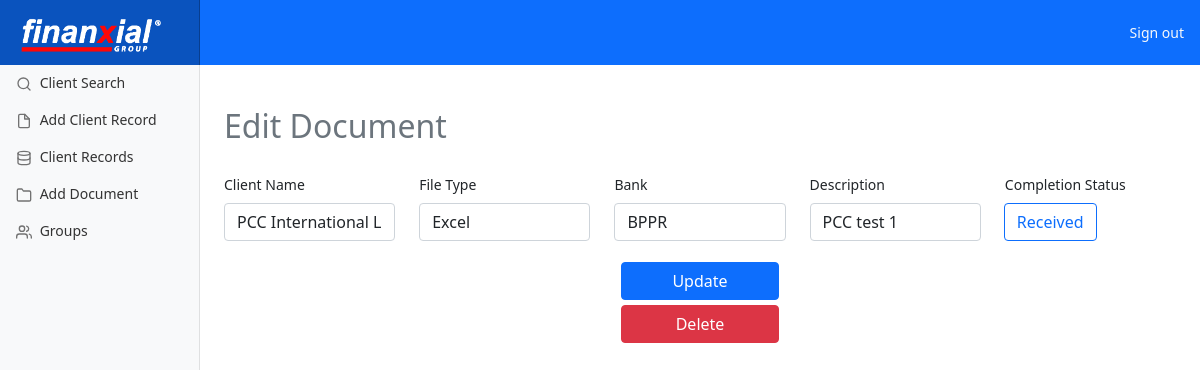
The app's page /edit-client/1/view-document/28/ (signed in) with its own data.
### pages/models.py (models this page shows, shortened)
class Client(models.Model):
    client_type_choices = (
        ('Data Entry', 'Data Entry'),
        ('Reconcile and Review', 'Reconcile and Review'),
        ('Review', 'Review'),
    )
    client_name = models.CharField(max_length=200)
    contact_name = models.CharField(max_length=200)
    contact_number = models.CharField(max_length=200)
    contact_email = models.EmailField(max_length = 200)
    client_type = models.CharField(max_length=200, choices=client_type_choices)
    industry_type = models.CharField(max_length=200)
    project_manager = models.CharField(max_length=200)
    tax_id = models.CharField(max_length=200)
    bank_accounts = models.CharField(max_length=200)
    client_group = models.CharField(max_length=200)

class File(models.Model):
    client = models.ForeignKey(Client, on_delete=models.CASCADE)
    document_type = models.CharField(max_length=200, blank=True)
    bank = models.CharField(max_length=200, blank=True)
    description = models.CharField(max_length=200, blank=True)
    document = models.FileField(upload_to='files/', blank=True)
    completed = models.BooleanField(default=False)

### pages/views.py (the view)
# urls.py: path('edit-client/<list_id>/view-document/<file_id>/', views.edit_document, name='edit_document'),
def edit_document(request, list_id, file_id):
    if request.method == 'POST':
        item = File.objects.get(pk=file_id)
        form = FileForm(request.POST or None, instance=item)
        if form.is_valid():
            form.save()
            return redirect('document_id', list_id)
    else:
        document = File.objects.get(pk=file_id)
        client = Client.objects.get(pk=list_id)
        form = FileForm()
    return render(request, 'edit_document.html', {'form':form,  'document':document, 'client':client, })

### pages/forms.py
class FileForm(forms.ModelForm):
    completed = forms.BooleanField(required=False)
    class Meta:
        model = File
        fields = ['client', 'document_type', 'bank', 'description', 'document', 'completed']
        labels = {
        'client': '',
        'document_type': '',
        'bank': '',
        'description': '',
        'document': '',
        'completed': '',
        }
        widgets = {
            'client': forms.Select(attrs={'class':'form-control', 'placeholder':'Client'}),
            'document_type': forms.TextInput(attrs={'class':'form-control', 'placeholder':'Document Type' }),
            'bank': forms.TextInput(attrs={'class':'form-control', 'placeholder':'Bank'}),
            'description': forms.TextInput(attrs={'class':'form-control', 'placeholder':'Document Description'}),
            'document': forms.FileInput(attrs={'class':'form-control', 'placeholder':'Add File:'}),
        }

### pages/templates/edit_document.html (shortened to what this page needs)
{% extends 'base.html' %}
{% block content %}
{% if user.is_authenticated %}
<main class="col-md-9 ms-sm-auto col-lg-10 px-md-4">
  <br/><br/>
<h2 class="text-muted">Edit Document</h2>
  <br/>
<form class="form-inline" method="POST">
<div class="row">
  <div class="col">
    <label class="form-label">Client Name</label>
    <select name="client" class="form-control" placeholder="Client" id="id_client">
      <option value="{{ client.id }}" selected>{{ client.client_name }}</option>
    </select>
  </div>
  <div class="col">
  <label class="form-label">File Type</label>
  <input type="text" name="document_type"  value="{{ document.document_type }}" class="form-control" maxlength="200" required id="id_document_type">
  </div>
  <div class="col">
  <label class="form-label">Bank</label>
  <input type="text" name="bank" class="form-control" value="{{ document.bank }}" maxlength="200" required id="id_bank">
  </div>
  <div class="col">
  <label class="form-label">Description</label>
  <input type="text" name="description" class="form-control" value="{{ document.description }}" maxlength="200" required id="id_description">
  </div>
  <div class="col">
    <label class="form-label">Completion Status</label>
    <br/>
    {% if document.completed == True %}
    <div class="btn-group" role="group" aria-label="Basic checkbox toggle button group">
      <input type="checkbox" class="btn-check" id="completed" name="completed" autocomplete="off" checked>
      <label class="btn btn-outline-primary" for="completed" >Received</label>
    </div>
    {% else %}
    <div class="btn-group" role="group" aria-label="Basic checkbox toggle button group">
      <label class="btn btn-outline-primary" for="completed" >Received</label>
    </div>
    {% endif %}
  </div>
  </div>
<br/>
<div class="d-grid gap-2 col-2 mx-auto"">
<button class="btn btn-primary" type="submit">Update</button>
</div>
<p style="
margin-bottom: 5px;
">
<div class="d-grid gap-2 col-2 mx-auto"">
<a class="btn btn-danger" href="delete/" role="button">Delete</a>
</div>
</form>
{% endif %}
{% endblock %}

### static/css/dashboard.css (style rules this page uses)
body { font-size: .875rem; }

### records on screen
Client: client "PCC International LLC"
File: document_type "Excel", bank "BPPR", description "PCC test 1"
